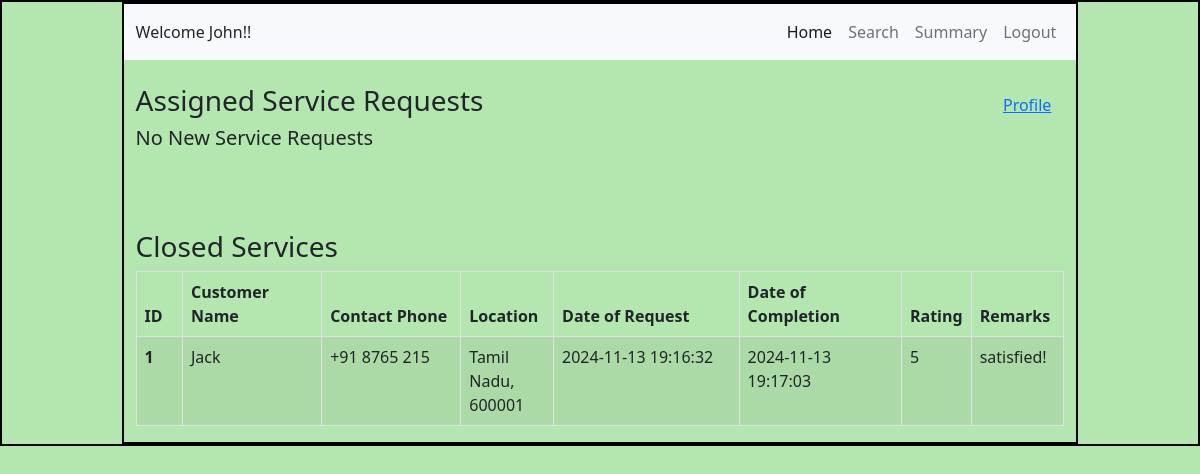
Page /professional/home (signed in) on the committed database.
### backend/models.py (models this page shows, shortened)
class Professional(db.Model):
    __tablename__ = 'professional'
    id = db.Column(db.String, primary_key=True)
    email = db.Column(db.String, nullable=False, unique=True)
    password = db.Column(db.String, nullable=False)
    fullname = db.Column(db.String, nullable=False)
    service_name = db.Column(db.String, nullable=False)
    specification = db.Column(db.String, nullable=False)
    phone = db.Column(db.String, nullable=False)
    experience = db.Column(db.String, nullable=False)
    documents = db.Column(db.String, nullable=True)
    address = db.Column(db.String, nullable=False)
    pincode = db.Column(db.String, nullable=False)
    avg_rating = db.Column(db.Integer, nullable=True)
    status = db.Column(db.String, nullable=False, default='Pending')
    is_approved = db.Column(db.Boolean, nullable=False, default=False)
    is_blocked = db.Column(db.Boolean, nullable=False, default=False)
    service_requests = db.relationship('ServiceRequest', backref='professional', cascade='all, delete-orphan')

class ServiceRequest(db.Model):
    __tablename__ = 'service_request'
    id = db.Column(db.Integer, primary_key=True)
    service_id = db.Column(db.String, db.ForeignKey('service.id'), nullable=False)
    customer_id = db.Column(db.String, db.ForeignKey('customer.id'), nullable=False)
    professional_id = db.Column(db.String, db.ForeignKey('professional.id'), nullable=False)
    date_of_request = db.Column(db.String, nullable=False)
    date_of_completion = db.Column(db.String, nullable=True)
    status = db.Column(db.String, nullable=False)
    rating = db.Column(db.Integer, nullable=True)
    remarks = db.Column(db.String, nullable=True)

class Customer(db.Model):
    __tablename__ = 'customer'
    id = db.Column(db.String, primary_key=True)
    email = db.Column(db.String, nullable=False, unique=True)
    password = db.Column(db.String, nullable=False)
    fullname = db.Column(db.String, nullable=False)
    phone = db.Column(db.String, nullable=False)
    address = db.Column(db.String, nullable=False)
    pincode = db.Column(db.String, nullable=False)
    is_blocked = db.Column(db.Boolean, nullable=False, default=False)
    service_requests = db.relationship('ServiceRequest', backref='customer', cascade='all, delete')

### backend/controllers.py (the view)
@app.route("/professional/home", methods=["GET", "POST"])
def professional_home():
    pro_id = session.get('pro_id')
    if not pro_id:
        return redirect(url_for('user_login'))
    pro = Professional.query.get(pro_id)
    if not pro:
        flash('Professional not found.', 'error')
        return redirect(url_for('user_login'))
    service_requests = ServiceRequest.query.filter_by(professional_id=pro_id, status='Requested').all()
    closed_service_requests = ServiceRequest.query.filter_by(professional_id=pro_id, status='Closed').all()
    return render_template(
        "pro_home.html",
        name=pro.fullname,
        pro=pro,
        service_requests=service_requests,
        closed_service_requests=closed_service_requests,
        average_rating=pro.avg_rating
    )

### templates/pro_home.html (shortened to what this page needs)
<!DOCTYPE html>
<html lang="en">
<head>
    <link rel="stylesheet" href="/static/style.css">
    <link href="https://cdn.jsdelivr.net/npm/bootstrap@5.0.2/dist/css/bootstrap.min.css" rel="stylesheet">
</head>
<body style="background-color:rgb(180, 230, 176);">
    <div id="container">
        <div id="panel" style="height: auto;">
            <nav class="navbar navbar-expand-lg navbar-light bg-light">
                <div class="container-fluid">
                    <label> Welcome {{name}}!! </label>
                    <div class="d-flex-md-end">
                        <div class="collapse navbar-collapse" id="navbarSupportedContent">
                            <ul class="navbar-nav">
                                <li class="nav-item">
                                    <a class="nav-link  active" aria-current="page" href="/professional/home">Home</a>
                                </li>
                                <li class="nav-item">
                                    <a class="nav-link" href="/professional/search">Search</a>
                                </li>
                                <li class="nav-item">
                                    <a class="nav-link" href="/professional/summary">Summary</a>
                                </li>
                                <li class="nav-item">
                                    <a class="nav-link" href="/logout">Logout</a>
                                </li>
                            </ul>
                        </div>
                    </div>
                </div>
            </nav>
            <div class="container mt-4">
                <div class="d-flex justify-content-between align-items-center">
                    <h3>Assigned Service Requests</h3>
                    <button class="btn btn-link" data-bs-toggle="modal" data-bs-target="#profileModal">Profile</button>
                </div>
                {% if service_requests %}
                    <table class="table table-striped table-bordered">
                        <thead>
                            <tr>
                                <th scope="col" style="width: 10%;">ID</th>
                                <th scope="col" style="width: 20%;">Customer Name</th>
                                <th scope="col" style="width: 20%;">Contact Phone</th>
                                <th scope="col" style="width: 20%;">Location (with Pin code)</th>
                                <th scope="col" style="width: 30%;" class="text-center">Action</th>
                            </tr>
                        </thead>
                        <tbody>
                        {% for service_request in service_requests %}
                            <tr>
                                <th scope="row">{{ loop.index }}</th>
                                <td>{{ service_request.customer.fullname }}</td>
                                <td>{{ service_request.customer.phone }}</td>
                                <td>{{ service_request.customer.address }}, {{ service_request.customer.pincode }}</td>
                                <td class="text-center">
                                    {% if service_request.status == 'Accepted' %}
                                        <span>Accepted</span>
                                    {% else %}
                                        {% if current_professional_has_open_requests %}
                                            <span>Cannot accept new requests until current one is closed.</span>
                                        {% else %}
                                            <form action="/professional/accept/{{ service_request.id }}" method="post" style="display:inline;">
                                                <button type="submit" class="btn btn-success me-1">Accept</button>
                                            </form>
                                            <form action="/professional/reject/{{ service_request.id }}" method="post" style="display:inline;">
                                                <button type="submit" class="btn btn-danger">Reject</button>
                                            </form>
                                        {% endif %}
                                    {% endif %}
                                </td>
                            </tr>
                        {% endfor %}
                        </tbody>
                    </table>
                {% else %}
                    <h5>No New Service Requests</h5>
                {% endif %}
                <br><br>
            </div>
                        <div class="container mt-4">
                        <h3>Closed Services</h3>
                        {% if closed_service_requests %}
                            <table class="table table-striped table-bordered">
                                <thead>
                                    <tr>
                                        <th scope="col" style="width: 5%;">ID</th>
                                        <th scope="col" style="width: 15%;">Customer Name</th>
                                        <th scope="col" style="width: 15%;">Contact Phone</th>
                                        <th scope="col" style="width: 10%;">Location </th>
                                        <th scope="col" style="width: 20%;">Date of Request</th>
                                        <th scope="col" style="width: 20;">Date of Completion</th">
                                        <th scope="col" style="width: 5%;">Rating</th>
                                        <th scope="col" style="width: 10%;">Remarks</th>
                                    </tr>
                                </thead>
                                <tbody>
                                {% for closed_service in closed_service_requests %}
                                    <tr>
                                        <th scope="row">{{ loop.index }}</th>
                                        <td>{{ closed_service.customer.fullname }}</td>
                                        <td>{{ closed_service.customer.phone }}</td>
                                        <td>{{ closed_service.customer.address }}, {{ closed_service.customer.pincode }}</td>
                                        <td>{{ closed_service.date_of_request }}</td>
                                        <td>{{ closed_service.date_of_completion }}</td>
                                        <td>{{ closed_service.rating }}</td>
                                        <td>{{ closed_service.remarks }}</td>
                                    </tr>
                                {% endfor %}
                                </tbody>
                            </table>
                        {% else %}
                            <h5>No Services Closed</h5>
                        {% endif %}
                        </div>
        </div>
    </div>
</body>
</html>

### static/style.css (style rules this page uses)
* { margin: 0px; }
#container, #panel { border: 2px solid black; }
#panel { width: 80%; margin: auto; height: 1000px; }
table { width: 100%; border-collapse: collapse; }
table, th, td { border: 1px solid #ddd; }
th, td { padding: 8px; text-align: left; }

### rows in the picture
Professional: fullname "John"
ServiceRequest: customer.fullname "Jack", customer.phone "+91 8765 215", customer.address "Tamil Nadu", customer.pincode "600001", date_of_request "2024-11-13 19:16:32", date_of_completion "2024-11-13 19:17:03", rating "5", remarks "satisfied!"
